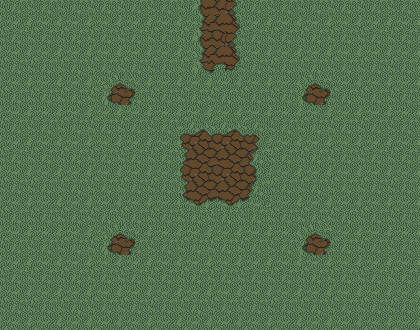

The image is a tile-based game level rendered from a .tmx file. Its description and complete source (layers, tilesets, objects, tile grids) follow:
An orthogonal 28x22 tile map with 15x15 px tiles, 1 tile layer (sueloLayer) and 10 objects.

<map version="1.10" tiledversion="1.10.2" orientation="orthogonal" renderorder="right-down" width="28" height="22" tilewidth="15" tileheight="15" infinite="0" nextlayerid="3" nextobjectid="12">
 <tileset firstgid="1" source="bossTileset.tsx" />
 <layer id="1" name="sueloLayer" width="28" height="22">
  <data encoding="csv">
184,185,184,185,184,185,184,185,184,185,184,185,184,135,216,136,184,185,184,185,184,185,184,185,184,185,184,185,
269,270,269,270,269,270,269,270,269,270,269,270,269,220,216,221,269,270,269,270,269,270,269,270,269,270,269,270,
184,185,184,185,184,185,184,185,184,185,184,185,184,305,301,306,184,185,184,185,184,185,184,185,184,185,184,185,
269,270,269,270,269,270,269,270,269,270,269,270,269,390,386,391,269,270,269,270,269,270,269,270,269,270,269,270,
184,185,184,185,184,185,184,185,184,185,184,185,184,475,1164,476,184,185,184,185,184,185,184,185,184,185,184,185,
269,270,269,270,269,270,269,560,561,270,269,270,269,270,269,270,269,270,269,270,560,561,269,270,269,270,269,270,
184,185,184,185,184,185,184,645,646,185,184,185,184,185,184,185,184,185,184,185,645,646,184,185,184,185,184,185,
269,270,269,270,269,270,269,270,269,270,269,270,269,270,269,270,269,270,269,270,269,270,269,270,269,270,269,270,
184,185,184,185,184,185,184,185,184,185,184,185,44,45,46,47,48,49,184,185,184,185,184,185,184,185,184,185,
269,270,269,270,269,270,269,270,269,270,269,270,129,130,131,132,133,134,269,270,269,270,269,270,269,270,269,270,
184,185,184,185,184,185,184,185,184,185,184,185,214,215,216,217,218,219,184,185,184,185,184,185,184,185,184,185,
269,270,269,270,269,270,269,270,269,270,269,270,299,300,301,302,303,304,269,270,269,270,269,270,269,270,269,270,
184,185,184,185,184,185,184,185,184,185,184,185,384,385,386,387,388,389,184,185,184,185,184,185,184,185,184,185,
269,270,269,270,269,270,269,270,269,270,269,270,469,470,471,472,473,474,269,270,269,270,269,270,269,270,269,270,
184,185,184,185,184,185,184,185,184,185,184,185,184,185,184,185,184,185,184,185,184,185,184,185,184,185,184,185,
269,270,269,270,269,270,269,560,561,270,269,270,269,270,269,270,269,270,269,270,560,561,269,270,269,270,269,270,
184,185,184,185,184,185,184,645,646,185,184,185,184,185,184,185,184,185,184,185,645,646,184,185,184,185,184,185,
269,270,269,270,269,270,269,270,269,270,269,270,269,270,269,270,269,270,269,270,269,270,269,270,269,270,269,270,
184,185,184,185,184,185,184,185,184,185,184,185,184,185,184,185,184,185,184,185,184,185,184,185,184,185,184,185,
269,270,269,270,269,270,269,270,269,270,269,270,269,270,269,270,269,270,269,270,269,270,269,270,269,270,269,270,
184,185,184,185,184,185,184,185,184,185,184,185,184,185,184,185,184,185,184,185,184,185,184,185,184,185,184,185,
269,270,269,270,269,270,269,270,269,270,269,270,269,270,269,270,269,270,269,270,269,270,269,270,269,270,269,270
</data>
 </layer>
 <objectgroup id="2" name="Colisiones">
  <object id="1" x="0" y="0" width="180" height="15">
   <properties>
    <property name="name" value="pared" />
   </properties>
  </object>
  <object id="3" x="270" y="0" width="150" height="15">
   <properties>
    <property name="name" value="pared" />
   </properties>
  </object>
  <object id="4" x="405" y="15" width="15" height="315">
   <properties>
    <property name="name" value="pared" />
   </properties>
  </object>
  <object id="5" x="0" y="315" width="405" height="15">
   <properties>
    <property name="name" value="pared" />
   </properties>
  </object>
  <object id="6" x="0" y="15" width="15" height="300">
   <properties>
    <property name="name" value="pared" />
   </properties>
  </object>
  <object id="7" x="180" y="0" width="90" height="15">
   <properties>
    <property name="name" value="puerta" />
   </properties>
  </object>
  <object id="8" x="210" y="45" width="30" height="30">
   <properties>
    <property name="name" value="start" />
   </properties>
  </object>
  <object id="9" x="165" y="-45" width="120" height="30">
   <properties>
    <property name="name" value="end" />
   </properties>
  </object>
  <object id="10" gid="194" x="203.333" y="183" width="30" height="30">
   <properties>
    <property name="enemigos" value="boss" />
   </properties>
  </object>
  <object id="11" gid="243" x="203" y="182.5" width="30" height="30">
   <properties>
    <property name="enemigos" value="trampilla" />
   </properties>
  </object>
 </objectgroup>
</map>
